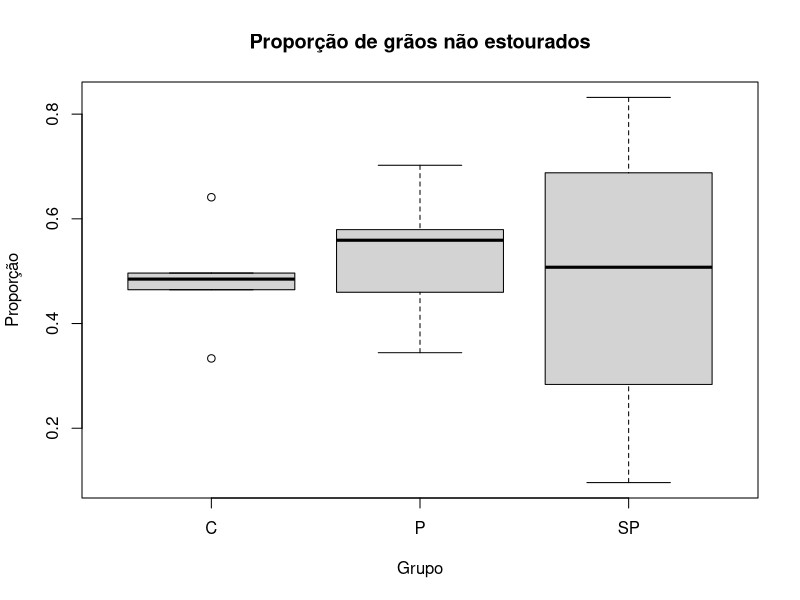

Source code (R):
## ---- chunk 1
#| include: false

library(dplyr) 
library(car) 
library(MASS) 

set.seed(17052026)

tratamentos <- rep(c("C", "P", "SP"), each = 5) 
sample(tratamentos)

dados_desb <- data.frame(
  Grupo = factor(c("P","SP","P","SP",
             "P","C","P","P","C",
             "SP","C","C","C","SP")),
  Identificador = factor(c(3,2,4,3,
                    5,5,1,2,4,
                    1,3,1,2,5)),
  Dia = factor(c(1,1,1,1,
          1,1,2,2,2,
          2,2,2,2,2)),
  Peso = c(25,25,25,25,
            25,25,25,25,25,
            25,25,25,25,25),
  Qtd_antes = c(127,114,124,104,
                 122,132,131,126,127,
                 119,139,131,132,104),
  Qtd_nao_estourou = c(71,62,57,49,
                        42,64,92,73,59,
                        99,69,84,44,10),
  Peso_nao_estourou = c(9,9,9,9,
                         6,9,17,11,5,
                         19,7,16,6,2),
  Tempo = c("04:00","04:00","04:00","04:00",
             "04:00","04:00","04:00","04:00","04:00",
             "04:00","04:00","04:00","04:00","04:00")
)

dados_desb$propo_nao_estourou <- dados_desb$Qtd_nao_estourou / dados_desb$Qtd_ante

mod_desb_inicial <- aov(propo_nao_estourou ~ Grupo, data = dados_desb)

## ---- chunk 2
#| label: fig-boxplot-desb
#| echo: false
#| message: false
#| warning: false
#| fig-align: center
#| fig-cap: Gráfico Boxplot do experimento desbalanceado
#| fig-height: 4
#| fig-width: 6
#| fig-pos: 'H'

boxplot(
  propo_nao_estourou ~ Grupo, data = dados_desb,
  main = "Proporção de grãos não estourados",
  xlab = "Grupo", ylab = "Proporção"
)
